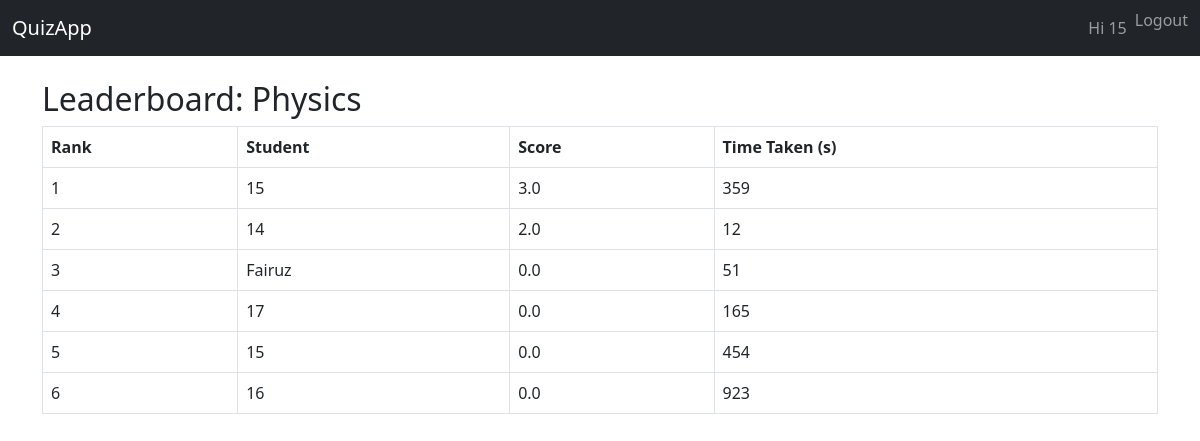
Page /2/leaderboard/ (signed in) on the committed database.
### userauths/models.py (models this page shows, shortened)
class CustomUser(AbstractUser):
    full_name = models.CharField(max_length=200, blank=True)
    college = models.CharField(max_length=200, blank=True)

### quiz/models.py (models this page shows, shortened)
class Quiz(models.Model):
    STATUS_CHOICES = [('draft', 'Draft'), ('published', 'Published')]
    title = models.CharField(max_length=200)
    description = models.TextField(blank=True)
    duration = models.PositiveIntegerField(help_text='Duration in minutes')
    total_marks = models.PositiveIntegerField(default=0)
    status = models.CharField(max_length=10, choices=STATUS_CHOICES, default='draft')
    publish_date = models.DateTimeField(null=True, blank=True)
    created_at = models.DateTimeField(auto_now_add=True)
    updated_at = models.DateTimeField(auto_now=True)

class QuizAttempt(models.Model):
    student = models.ForeignKey(User, on_delete=models.CASCADE)
    quiz = models.ForeignKey(Quiz, on_delete=models.CASCADE)
    start_time = models.DateTimeField(default=timezone.now)
    submitted_at = models.DateTimeField(null=True, blank=True)
    total_score = models.FloatField(null=True, blank=True)
    time_taken = models.PositiveIntegerField(null=True, blank=True, help_text='time taken in seconds')

### quiz/views.py (the view)
# urls.py: path('<int:quiz_id>/leaderboard/', views.leaderboard, name='leaderboard'),
@login_required
def leaderboard(request, quiz_id):
    quiz = get_object_or_404(Quiz, id=quiz_id)
    attempts = QuizAttempt.objects.filter(quiz=quiz, total_score__isnull=False).order_by('-total_score', 'time_taken')[:50]
    return render(request, 'quiz/leaderboard.html', {
        'quiz': quiz,
        'attempts': attempts
    })

### quiz/templates/quiz/leaderboard.html
{% extends "base.html" %}
{% block content %}
<h2>Leaderboard: {{ quiz.title }}</h2>
<table class="table table-bordered">
  <thead>
    <tr>
      <th>Rank</th>
      <th>Student</th>
      <th>Score</th>
      <th>Time Taken (s)</th>
    </tr>
  </thead>
  <tbody>
    {% for att in attempts %}
    <tr>
      <td>{{ forloop.counter }}</td>
      <td>{{ att.student.username }}</td>
      <td>{{ att.total_score }}</td>
      <td>{{ att.time_taken }}</td>
    </tr>
    {% endfor %}
  </tbody>
</table>
{% endblock %}

### templates/base.html (shortened to what this page needs)
<!DOCTYPE html>
<html lang="en">
<head>
    <link href="https://cdn.jsdelivr.net/npm/bootstrap@5.3.0/dist/css/bootstrap.min.css" rel="stylesheet">
</head>
<body>
<nav class="navbar navbar-expand-lg navbar-dark bg-dark">
  <div class="container-fluid">
    <a class="navbar-brand" href="{% url 'quiz:quiz_list' %}">QuizApp</a>
    <div class="collapse navbar-collapse" id="navbarContent">
      <ul class="navbar-nav ms-auto mb-2 mb-lg-0">
        {% if user.is_authenticated %}
          <li class="nav-item"><a class="nav-link" href="#">Hi {{ user.username }}</a></li>
          <li class="nav-item">
            <form method="post" action="{% url 'logout' %}">
              <button type="submit" class="btn btn-link nav-link p-0">Logout</button>
            </form>
          </li>
        {% else %}
          <li class="nav-item"><a class="nav-link" href="{% url 'login' %}">Login</a></li>
          <li class="nav-item"><a class="nav-link" href="{% url 'userauths:signup' %}">Sign Up</a></li>
        {% endif %}
      </ul>
    </div>
  </div>
</nav>
<div class="container mt-4 mb-5">
    {% block content %}{% endblock %}
</div>
</body>
</html>

### rows in the picture
CustomUser: username "15"
Quiz: title "Physics"
QuizAttempt: student.username "15", total_score "3.0", time_taken "359"
QuizAttempt: student.username "14", total_score "2.0", time_taken "12"
QuizAttempt: student.username "Fairuz", total_score "0.0", time_taken "51"
QuizAttempt: student.username "17", total_score "0.0", time_taken "165"
QuizAttempt: student.username "15", total_score "0.0", time_taken "454"
QuizAttempt: student.username "16", total_score "0.0", time_taken "923"
